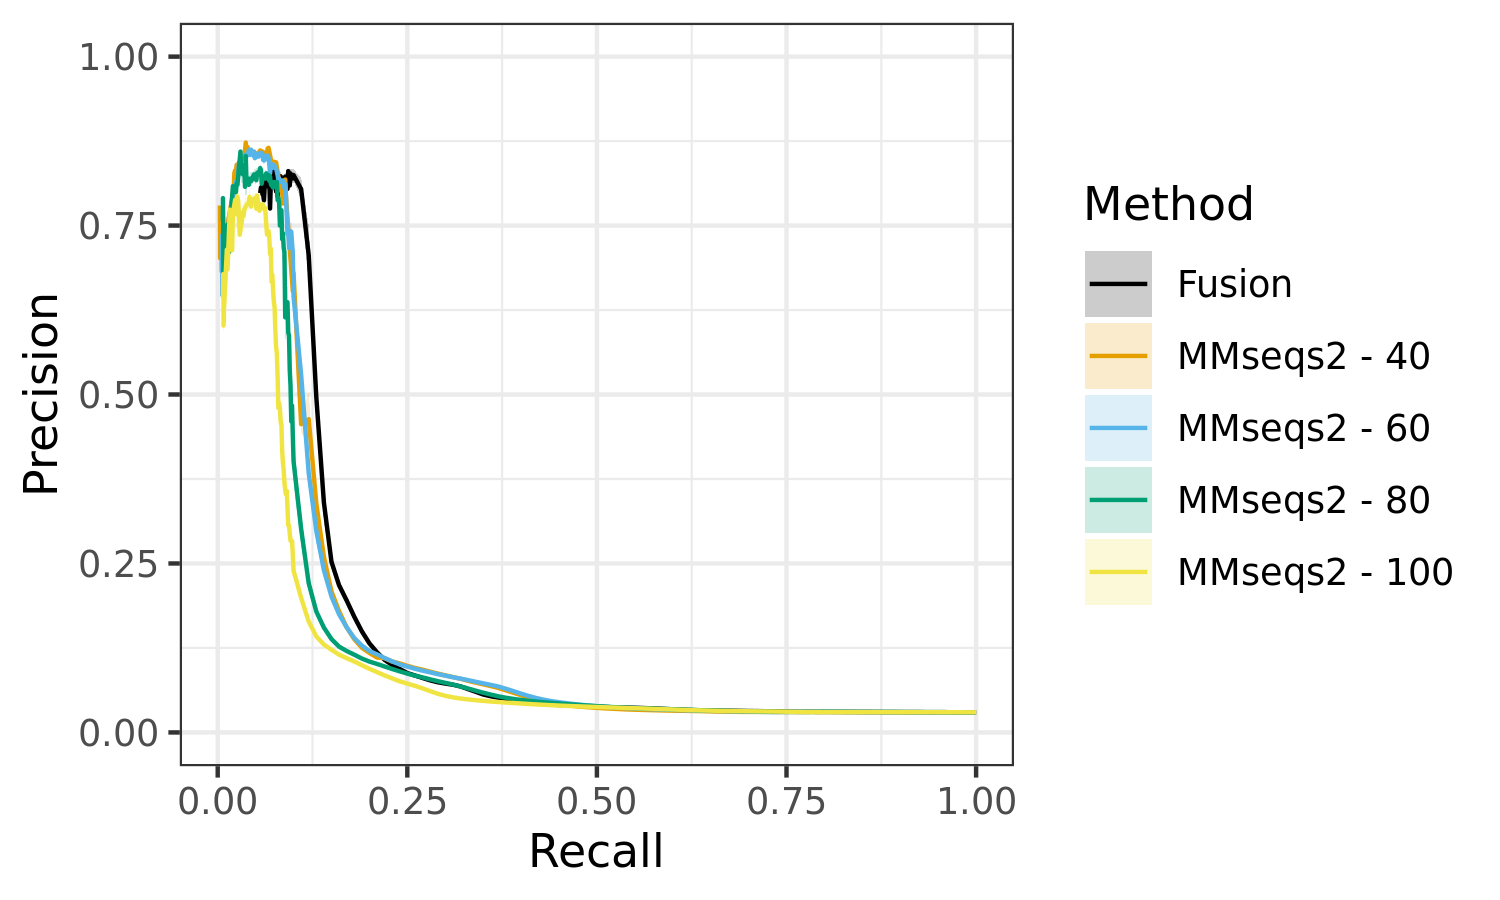

Reproduce this figure in R.
library(tidyverse)
library(ggplot2)
rm(list = ls())

system("cp ../large_prc_plot.rds FigS1_data.rds")

FigS1_data <- readRDS("FigS1_data.rds")

FigS1 <- FigS1_data  %>%
  filter(profile_size == 900 & filter == 0.9) %>%
    mutate(method =  factor(method, levels = c("fusion", "fusion2", "mmseqs_40", "mmseqs_60", "mmseqs_80", "mmseqs_100"))) %>%
  ggplot(aes(x = recall_ind, y = mean_precision, fill = method, color = method)) + 
  geom_ribbon(aes(ymin = mean_precision - error_margin, ymax = mean_precision + error_margin), alpha = 0.2, color = NA) + 
  geom_line() + 
  theme_bw() +
    scale_color_manual(
  name = "Method", 
  values = c("fusion" = "#000000", "mmseqs_40" = "#E69F00", "mmseqs_60" = "#56B4E9", "mmseqs_80" = "#009E73", "mmseqs_100" = "#F0E442"),
  labels = c("Fusion", "MMseqs2 - 40", "MMseqs2 - 60", "MMseqs2 - 80", "MMseqs2 - 100")) +
  scale_fill_manual(
  name = "Method", 
  values = c("fusion" = "#000000", "mmseqs_40" = "#E69F00", "mmseqs_60" = "#56B4E9", "mmseqs_80" = "#009E73", "mmseqs_100" = "#F0E442"),
  labels = c("Fusion", "MMseqs2 - 40", "MMseqs2 - 60", "MMseqs2 - 80", "MMseqs2 - 100")) +
  xlab("Recall") + ylab("Precision") +
  coord_cartesian(ylim = c(0, 1), xlim = c(0, 1)) 
png("FigS1.png", width = 5, height = 3, units = "in", res = 300)
print(FigS1)
dev.off()